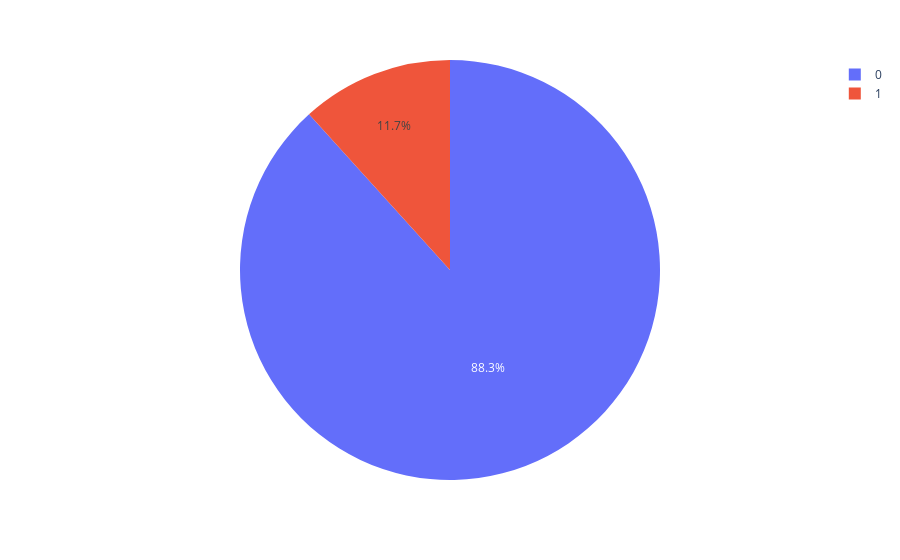

Notebook cell for this chart:
### Markdown cell above
# finding   net margin loss  due to churn

### Code cell
churn_net=df_merge[['net_margin','churn']].groupby('churn')['net_margin'].sum()
px.pie(names=churn_net.index,values=churn_net.values)
# 11.7 % net margin will be in loss in next three months

### Figure 1 — Plotly figure (JSON) as saved in the notebook; plotly's stock layout.template omitted (floating-point values rounded to 4 significant figures)
{"data": [{"domain": {"x": [0, 1], "y": [0, 1]}, "hovertemplate": "label=%{label}<br>value=%{value}<extra></extra>", "labels": [0, 1], "legendgroup": "", "name": "", "showlegend": true, "type": "pie", "values": [29260000.0, 3882000.0]}], "layout": {"legend": {"tracegroupgap": 0}, "margin": {"t": 60}}}
